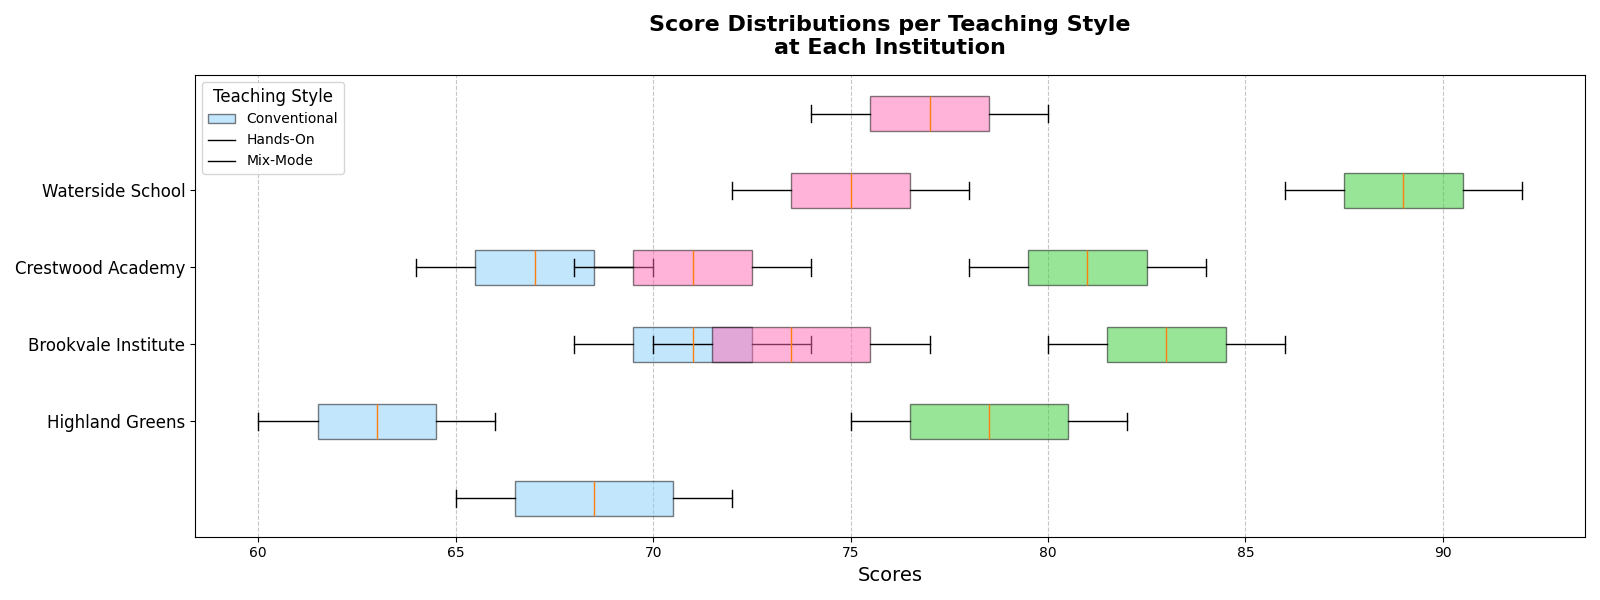

Reproduce this figure in Python.
import matplotlib.pyplot as plt
import numpy as np

# Define school names
schools = ["Highland Greens", "Brookvale Institute", "Crestwood Academy", "Waterside School"]

# Define exam score data for three teaching styles only
highland_scores = [
    [65, 67, 70, 72],  # Conventional
    [75, 77, 80, 82],  # Hands-On
    [70, 72, 75, 77]   # Mix-Mode
]

brookvale_scores = [
    [60, 62, 64, 66],  # Conventional
    [80, 82, 84, 86],  # Hands-On
    [68, 70, 72, 74]   # Mix-Mode
]

crestwood_scores = [
    [68, 70, 72, 74],  # Conventional
    [78, 80, 82, 84],  # Hands-On
    [72, 74, 76, 78]   # Mix-Mode
]

waterside_scores = [
    [64, 66, 68, 70],  # Conventional
    [86, 88, 90, 92],  # Hands-On
    [74, 76, 78, 80]   # Mix-Mode
]

# Comparison of score distributions without 'Remote' method
fig, ax2 = plt.subplots(figsize=(16, 6))

# Create a list of score data for remaining teaching styles across all schools
conventional_scores = [highland_scores[0], brookvale_scores[0], crestwood_scores[0], waterside_scores[0]]
hands_on_scores = [highland_scores[1], brookvale_scores[1], crestwood_scores[1], waterside_scores[1]]
mix_mode_scores = [highland_scores[2], brookvale_scores[2], crestwood_scores[2], waterside_scores[2]]

positions = np.arange(len(schools))

# Plot horizontal box plots without 'Remote'
ax2.boxplot(conventional_scores, positions=positions - 1, vert=False, patch_artist=True,
            boxprops=dict(facecolor='#87CEFA', alpha=0.5), labels=schools)
ax2.boxplot(hands_on_scores, positions=positions, vert=False, patch_artist=True,
            boxprops=dict(facecolor='#32CD32', alpha=0.5))
ax2.boxplot(mix_mode_scores, positions=positions + 1, vert=False, patch_artist=True,
            boxprops=dict(facecolor='#FF69B4', alpha=0.5))

ax2.set_title("Score Distributions per Teaching Style\nat Each Institution", fontsize=16, fontweight='bold', pad=15)
ax2.set_xlabel('Scores', fontsize=14)
ax2.set_yticks(positions)
ax2.set_yticklabels(schools, fontsize=12)
ax2.legend(['Conventional', 'Hands-On', 'Mix-Mode'], title='Teaching Style', fontsize=10, title_fontsize=12)
ax2.xaxis.grid(True, linestyle='--', alpha=0.7)

plt.tight_layout()
plt.show()
